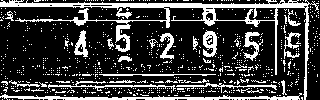
#> input picture python-002-framework/chapter-001-opencv/character_wheel.bmp, 320 x 100 px, found by its file name
$ python '08-02-阈值分割之自适应阈值.py'
#> lines starting #> are read from the running program, lines starting #| are printed output that depends on the picture; after the words box and inside, x2 and y2 are one past the last pixel; in counts of white or black regions, pixels touching at a corner belong together
### python-002-framework/chapter-001-opencv/image_util.py
import cv2


def show_image_in_window(title, image):
    """
        显示图像函数
        param：
            image：要显示的图像
        return：
            无
    """
    cv2.imshow(title, image)
    cv2.waitKey(0)  # 等待按键（0表示无限等待）
    cv2.destroyAllWindows()  # 关闭所有窗口

### python-002-framework/chapter-001-opencv/08-02-阈值分割之自适应阈值.py
import cv2

import image_util as image_util


def opencv_threshold_operation():
    """
        使用opencv对图像进行阈值分割
            阈值处理将图像转换为二值图像，用于分割。
    """
    input_path = 'd://opencv//character_wheel.bmp'
    output_path = 'd://opencv//dial.bmp_new.jpg'

    # 加载图像
    image = cv2.imread(input_path)
#> image is the input picture: shape (100, 320, 3); 23.8% white; 785 white regions (761 under 20 px), largest, box (x1, y1, x2, y2) and area: (0, 0, 319, 100) 2868, (0, 93, 302, 100) 854, (48, 81, 176, 91) 310
    if image is None:
        print('图像加载失败')
        return

    # 自适应阈值 (适用于光照不均的图像)
    image_gray = cv2.cvtColor(image, cv2.COLOR_BGR2GRAY)
    image_thresh_adaptive = cv2.adaptiveThreshold(image_gray, 255, cv2.ADAPTIVE_THRESH_GAUSSIAN_C, cv2.THRESH_BINARY, 11, 2)
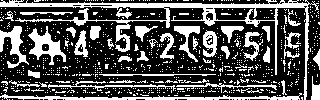
#> image_thresh_adaptive: shape (100, 320); 32% white; 816 white regions (775 under 20 px), largest, box (x1, y1, x2, y2) and area: (0, 0, 319, 100) 2868, (0, 93, 302, 100) 854, (28, 26, 66, 65) 586

    # 显示图像
    image_util.show_image_in_window('阈值分割之自适应阈值', image_thresh_adaptive)

    # 保存图像
    # cv2.imwrite(output_path, image)


if __name__ == "__main__":
    opencv_threshold_operation()
